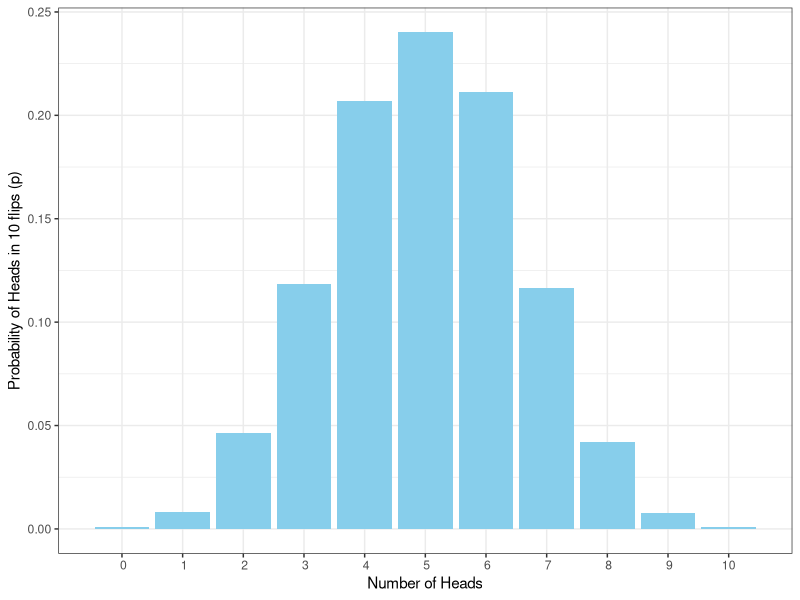
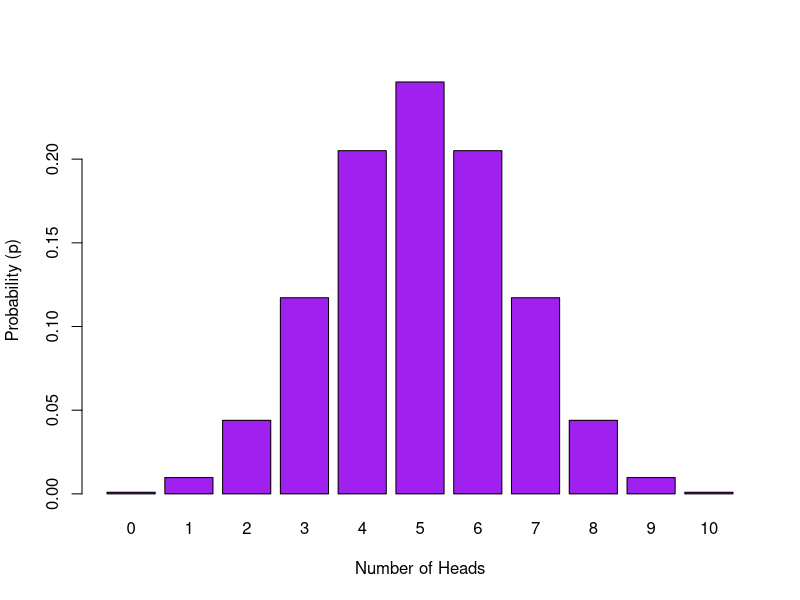
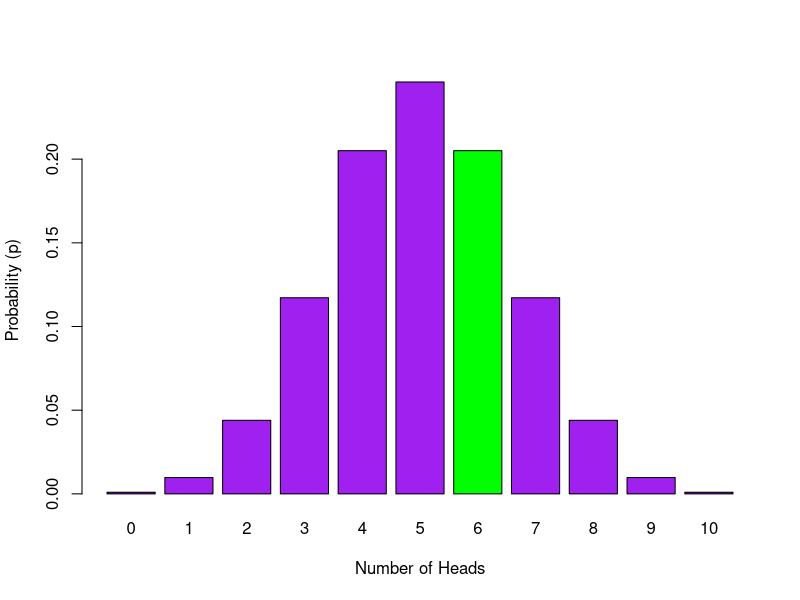
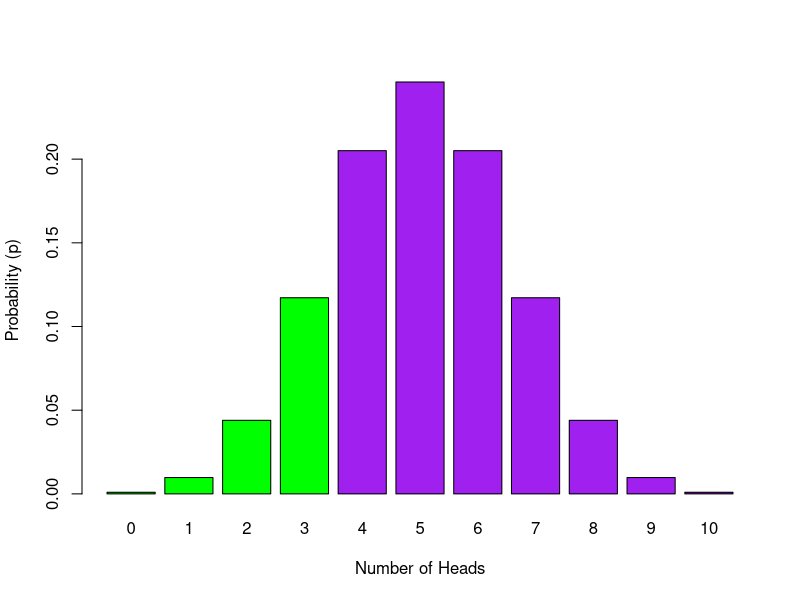
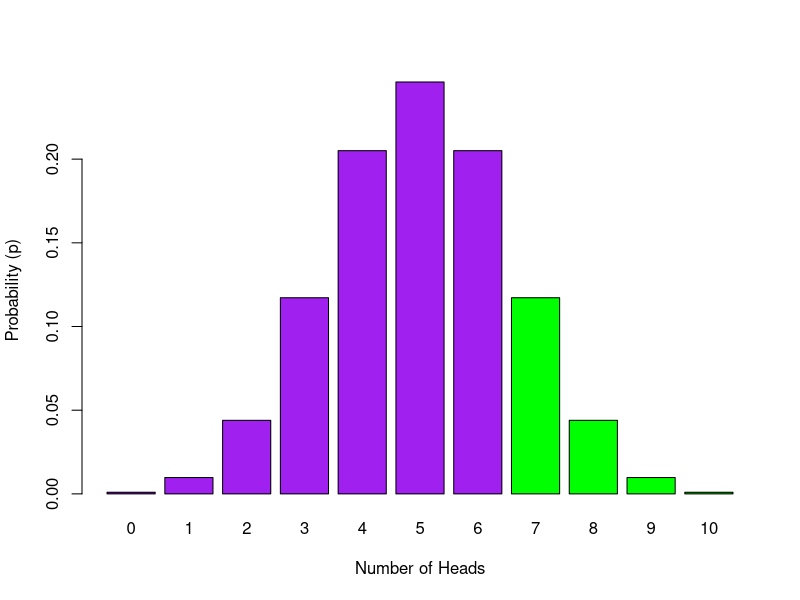

These charts were generated, in order, by the following R code:
## ---- chunk 1
set.seed(1409)
## ---- chunk 2
library("tidyverse")
sample(c("HEADS", "TAILS"), 10, TRUE) 
## ---- chunk 3
sample(0:1, 10, TRUE) %>% sum() 
## ---- chunk 4
heads10k <- replicate(10000, sample(0:1, 10, TRUE) %>% sum())   
## ---- chunk 5
glimpse(heads10k)
## ---- chunk 6
data10k <- tibble(heads = heads10k) %>%       # creating a tibble/data frame
                group_by(heads) %>%           # group by number of possibilities
                summarise(n = n(), p=n/10000) # count occurences of possibility,
                                              # & calculate probability (p) of
                                              # each
## ---- chunk 7
knitr::kable(data10k, align = "c", caption = "A sampling distribution for the number of heads in 10 flips of a coin. p = probability of obtaining that number of heads in 10000 replications of 10 flips of a coin")
## ---- chunk 8
ggplot(data10k, aes(heads,p)) + 
  geom_col(fill = "skyblue") + 
  labs(x = "Number of Heads", y = "Probability of Heads in 10 flips (p)") +
  theme_bw() +
  scale_x_discrete(limits=0:10)
## ---- chunk 9
dbinom(3, 10, 0.5)
## ---- chunk 10
dbinom(0:10, 10, 0.5)
## ---- chunk 11
barplot(dbinom(0:10, 10, 0.5), 
        names.arg = 0:10, 
        xlab = 'Number of Heads', 
        ylab = 'Probability (p)', 
        col = 'purple')  
## ---- chunk 12
dbinom(6, 10, 0.5)
## ---- chunk 13
barplot(dbinom(0:10, 10, 0.5), names.arg = 0:10, xlab = 'Number of Heads', ylab = 'Probability (p)' , col= c('purple', 'purple', 'purple', 'purple', 'purple', 'purple', 'green', 'purple', 'purple', 'purple', 'purple' ))
## ---- chunk 14
dbinom(0:3, 10, 0.5) %>% sum()
## ---- chunk 15
pbinom(3, 10, 0.5, lower.tail = TRUE)  
## ---- chunk 16
barplot(dbinom(0:10, 10, 0.5), names.arg = 0:10, xlab = 'Number of Heads', ylab = 'Probability (p)' , col= c('green', 'green', 'green', 'green', 'purple', 'purple', 'purple', 'purple', 'purple', 'purple', 'purple' ))
## ---- chunk 17
pbinom(6, 10, 0.5, lower.tail = FALSE) 
## ---- chunk 18
barplot(dbinom(0:10, 10, 0.5), names.arg = 0:10, xlab = 'Number of Heads', ylab = 'Probability (p)' , col= c('purple', 'purple', 'purple', 'purple', 'purple', 'purple', 'purple', 'green', 'green', 'green', 'green' ))
## ---- chunk 19
p1 <- pbinom(49, 100, .5, lower.tail = TRUE)
p1
## ---- chunk 20
qbinom(p1, 100, .5, lower.tail = TRUE)
## ---- chunk 21
qbinom(.05, 10, 0.5, lower.tail = TRUE) 
## ---- chunk 22
pbinom(2, 10, .5, lower.tail = TRUE) 
